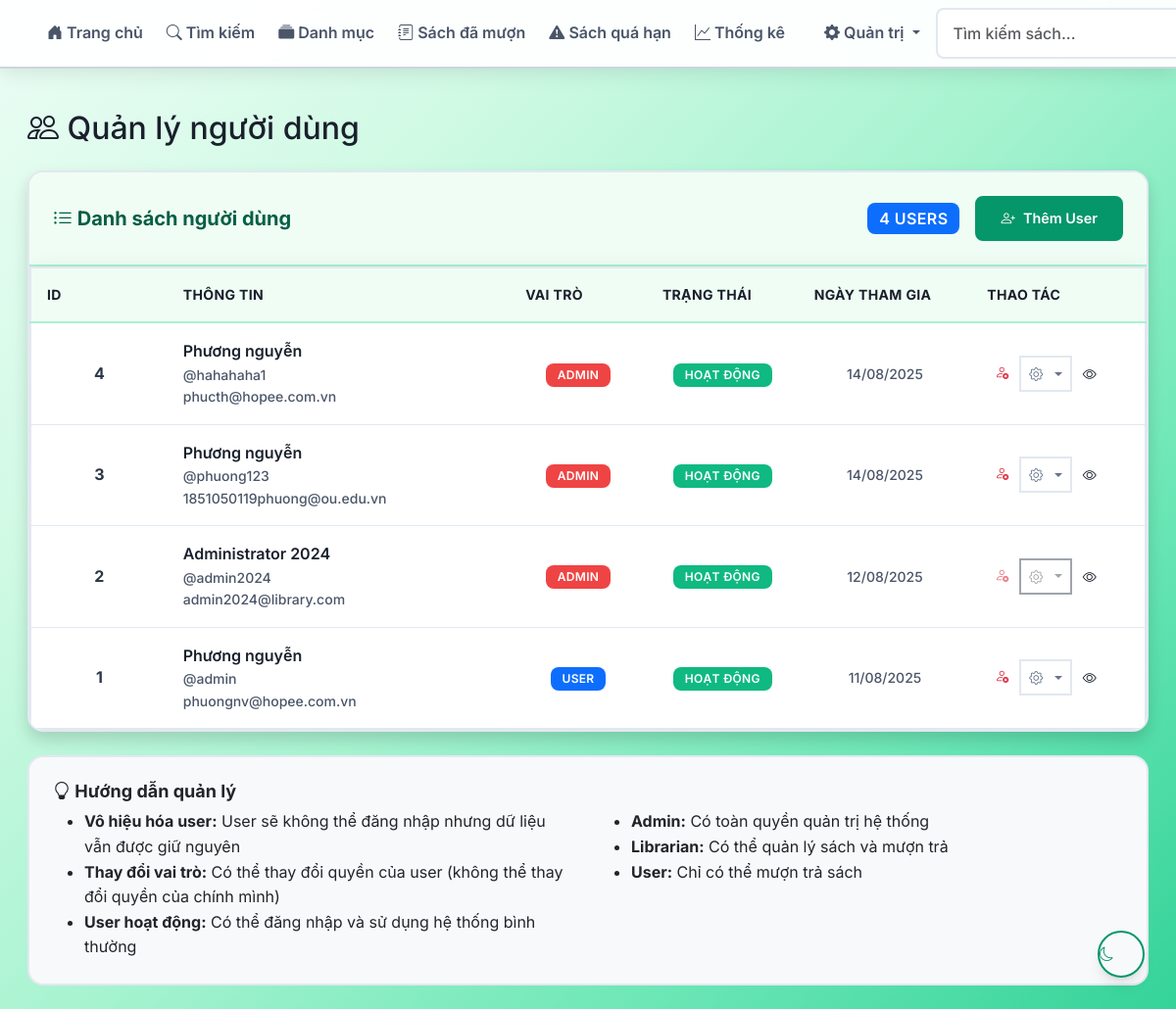
The app's page /admin/users (signed in) with its own data.
### app/models/user.py (models this page shows, shortened)
class User(UserMixin, db.Model):
    __tablename__ = 'users'
    id = db.Column(db.Integer, primary_key=True)
    username = db.Column(db.String(80), unique=True, nullable=False)
    email = db.Column(db.String(120), unique=True, nullable=False)
    password_hash = db.Column(db.String(255), nullable=False)
    full_name = db.Column(db.String(100), nullable=False)
    role = db.Column(db.String(20), default='user')
    is_active = db.Column(db.Boolean, default=True)
    created_at = db.Column(db.DateTime, default=datetime.utcnow)
    loans = db.relationship('Loan', backref='user_ref', lazy=True)
    def is_admin(self):
        return self.role == 'admin'
    def is_librarian(self):
        return self.role in ['admin', 'librarian']

### app/routes/admin.py (the view)
@admin_bp.route('/admin/users')
@login_required
@admin_required
def manage_users():
    page = request.args.get('page', 1, type=int)
    per_page = 20
    users = User.query.order_by(User.created_at.desc()).paginate(
        page=page, per_page=per_page, error_out=False
    )
    return render_template('admin/users.html', users=users)

### app/models/user.py (called while the page is built)
@login_manager.user_loader
def load_user(user_id):
    return User.query.get(int(user_id))

### app/routes/admin.py (called while the page is built)
def admin_required(f):
    from functools import wraps
    @wraps(f)
    def decorated_function(*args, **kwargs):
        if not current_user.is_authenticated or not current_user.is_admin():
            flash('Bạn cần quyền admin để truy cập trang này!', 'danger')
            return redirect(url_for('books.index'))
        return f(*args, **kwargs)
    return decorated_function

### app/templates/admin/users.html (shortened to what this page needs)
{% extends "base.html" %}
{% block content %}
<div class="admin-container">
    <div class="row">
        <div class="col-12">
            <h1 class="h2 mb-4">
                <i class="bi bi-people"></i> Quản lý người dùng
            </h1>
        </div>
    </div>
    <div class="card shadow">
        <div class="card-header">
            <div class="d-flex justify-content-between align-items-center">
                <h5 class="mb-0">
                    <i class="bi bi-list-ul"></i> Danh sách người dùng
                </h5>
                <div class="d-flex align-items-center gap-3">
                    <span class="badge bg-primary fs-6">{{ users.total }} users</span>
                    <button type="button" class="btn btn-success" data-bs-toggle="modal" data-bs-target="#addUserModal">
                        <i class="bi bi-person-plus"></i> Thêm User
                    </button>
                </div>
            </div>
        </div>
        <div class="card-body p-0">
            <div class="table-responsive">
                <table class="table table-hover admin-table mb-0">
                    <thead>
                        <tr>
                            <th>ID</th>
                            <th>Thông tin</th>
                            <th>Vai trò</th>
                            <th>Trạng thái</th>
                            <th>Ngày tham gia</th>
                            <th>Thao tác</th>
                        </tr>
                    </thead>
                    <tbody>
                        {% for user in users.items %}
                        <tr>
                            <td class="text-center fw-bold">{{ user.id }}</td>
                            <td>
                                <div class="user-info">
                                    <strong class="d-block text-truncate" title="{{ user.full_name }}">{{ user.full_name }}</strong>
                                    <small class="text-muted d-block">@{{ user.username }}</small>
                                    <small class="text-muted d-block">{{ user.email }}</small>
                                </div>
                            </td>
                            <td class="text-center">
                                <span class="badge
                                    {% if user.role == 'admin' %}bg-danger
                                    {% elif user.role == 'librarian' %}bg-warning
                                    {% else %}bg-primary{% endif %}">
                                    {{ user.role|title }}
                                </span>
                            </td>
                            <td class="text-center">
                                <span class="badge {% if user.is_active %}bg-success{% else %}bg-danger{% endif %}">
                                    {{ 'Hoạt động' if user.is_active else 'Vô hiệu hóa' }}
                                </span>
                            </td>
                            <td class="text-center">
                                <small class="text-muted">{{ user.created_at.strftime('%d/%m/%Y') if user.created_at else 'N/A' }}</small>
                            </td>
                            <td class="text-center">
                                <div class="btn-group" role="group">
                                    <form method="POST" action="{{ url_for('admin.toggle_user_status', user_id=user.id) }}" class="d-inline">
                                        <button type="submit" class="btn btn-sm {% if user.is_active %}btn-outline-danger{% else %}btn-outline-success{% endif %}"
                                                {% if user.id == current_user.id %}disabled{% endif %}
                                                title="{% if user.is_active %}Vô hiệu hóa{% else %}Kích hoạt{% endif %}">
                                            <i class="bi {% if user.is_active %}bi-person-x{% else %}bi-person-check{% endif %}"></i>
                                        </button>
                                    </form>
                                    <div class="btn-group" role="group">
                                        <button type="button" class="btn btn-outline-secondary btn-sm dropdown-toggle"
                                                aria-expanded="false"
                                                {% if user.id == current_user.id %}disabled{% endif %}>
                                            <i class="bi bi-gear"></i>
                                        </button>
                                    </div>
                                    <a href="#" class="btn btn-outline-info btn-sm" title="Xem profile">
                                        <i class="bi bi-eye"></i>
                                    </a>
                                </div>
                            </td>
                        </tr>
                        {% endfor %}
                    </tbody>
                </table>
            </div>
        </div>
    </div>
    <div class="row mt-4">
        <div class="col-12">
            <div class="card bg-light">
                <div class="card-body">
                    <h6 class="card-title">
                        <i class="bi bi-lightbulb"></i> Hướng dẫn quản lý
                    </h6>
                    <div class="row">
                        <div class="col-md-6">
                            <ul class="mb-0">
                                <li><strong>Vô hiệu hóa user:</strong> User sẽ không thể đăng nhập nhưng dữ liệu vẫn được giữ nguyên</li>
                                <li><strong>Thay đổi vai trò:</strong> Có thể thay đổi quyền của user (không thể thay đổi quyền của chính mình)</li>
                                <li><strong>User hoạt động:</strong> Có thể đăng nhập và sử dụng hệ thống bình thường</li>
                            </ul>
                        </div>
                        <div class="col-md-6">
                            <ul class="mb-0">
                                <li><strong>Admin:</strong> Có toàn quyền quản trị hệ thống</li>
                                <li><strong>Librarian:</strong> Có thể quản lý sách và mượn trả</li>
                                <li><strong>User:</strong> Chỉ có thể mượn trả sách</li>
                            </ul>
                        </div>
                    </div>
                </div>
            </div>
        </div>
    </div>
</div>
{% endblock %}

### records on screen
User: id "4", full_name "Phương nguyễn", username "hahahaha1", email "phucth@hopee.com.vn", role "ADMIN", is_active "HOẠT ĐỘNG", created_at "14/08/2025"
User: id "3", full_name "Phương nguyễn", username "phuong123", email "1851050119phuong@ou.edu.vn", role "ADMIN", is_active "HOẠT ĐỘNG", created_at "14/08/2025"
User: id "2", full_name "Administrator 2024", username "admin2024", email "admin2024@library.com", role "ADMIN", is_active "HOẠT ĐỘNG", created_at "12/08/2025"
User: id "1", full_name "Phương nguyễn", username "admin", email "phuongnv@hopee.com.vn", role "USER", is_active "HOẠT ĐỘNG", created_at "11/08/2025"

### other values on screen
{{ users.total }} "4"
